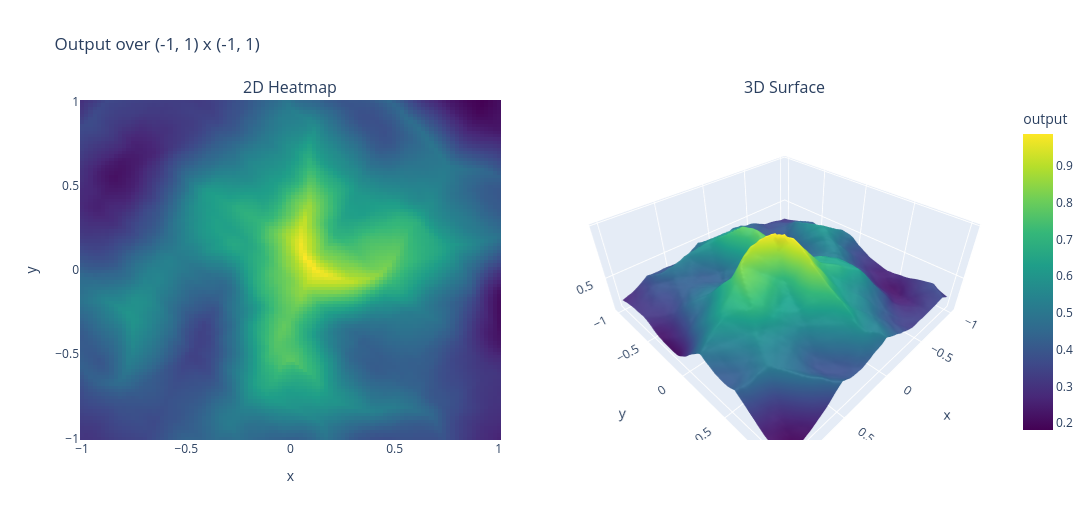

Notebook code cell kept with this figure:
### Code cell
import plotly.graph_objects as go
from plotly.subplots import make_subplots


def evaluate_on_grid(model, x_range=(-10, 10), y_range=(-10, 10), resolution=120):
    x = np.linspace(x_range[0], x_range[1], resolution)
    y = np.linspace(y_range[0], y_range[1], resolution)
    xx, yy = np.meshgrid(x, y)
    grid = np.stack([xx.flatten(), yy.flatten()], axis=-1)

    with torch.no_grad():
        inputs = torch.from_numpy(grid).float()
        raw = model(inputs).detach().cpu().numpy()
        if raw.ndim == 2 and raw.shape[1] == 1:
            raw = raw[:, 0]
        elif raw.ndim != 1:
            raise ValueError(
                f"Model must return one value per grid point, got shape {raw.shape}"
            )
        outputs = raw.reshape(resolution, resolution)

    return x, y, xx, yy, outputs


def plot_2d_3d(model, x_range=(-10, 10), y_range=(-10, 10), resolution=120):
    x, y, xx, yy, outputs = evaluate_on_grid(
        model, x_range=x_range, y_range=y_range, resolution=resolution
    )

    # 2D heatmap and 3D surface side-by-side
    fig = make_subplots(
        rows=1,
        cols=2,
        specs=[[{"type": "heatmap"}, {"type": "surface"}]],
        subplot_titles=("2D Heatmap", "3D Surface"),
        horizontal_spacing=0.08,
    )

    fig.add_trace(
        go.Heatmap(
            z=outputs, x=x, y=y, colorscale="Viridis", colorbar=dict(title="output")
        ),
        row=1,
        col=1,
    )

    fig.add_trace(
        go.Surface(z=outputs, x=xx, y=yy, colorscale="Viridis", showscale=False),
        row=1,
        col=2,
    )

    fig.update_xaxes(title_text="x", row=1, col=1)
    fig.update_yaxes(title_text="y", row=1, col=1)
    fig.update_scenes(
        xaxis_title="x", yaxis_title="y", zaxis_title="output", row=1, col=2
    )
    fig.update_layout(
        height=520, width=1200, title=f"Output over {x_range} x {y_range}"
    )
    fig.show()


s = 1
r = (-s, s)
plot_2d_3d(model, x_range=r, y_range=r, resolution=100)

### Figure 1 — Plotly figure (JSON) as saved in the notebook; plotly's stock layout.template omitted (floating-point values rounded to 4 significant figures; data arrays with more than 128 entries replaced by an {"elided": "..."} marker saying what was removed)
{"data": [{"colorbar": {"title": {"text": "output"}}, "colorscale": [[0, "#440154"], [0.1111, "#482878"], [0.2222, "#3e4989"], [0.3333, "#31688e"], [0.4444, "#26828e"], [0.5556, "#1f9e89"], [0.6667, "#35b779"], [0.7778, "#6ece58"], [0.8889, "#b5de2b"], [1, "#fde725"]], "type": "heatmap", "x": [-1.0, -0.9798, -0.9596, -0.9394, -0.9192, -0.899, -0.8788, -0.8586, -0.8384, -0.8182, -0.798, -0.7778, -0.7576, -0.7374, -0.7172, -0.697, -0.6768, -0.6566, -0.6364, -0.6162, -0.596, -0.5758, -0.5556, -0.5354, -0.5152, -0.4949, -0.4747, -0.4545, -0.4343, -0.4141, -0.3939, -0.3737, -0.3535, -0.3333, -0.3131, -0.2929, -0.2727, -0.2525, -0.2323, -0.2121, -0.1919, -0.1717, -0.1515, -0.1313, -0.1111, -0.09091, -0.07071, -0.05051, -0.0303, -0.0101, 0.0101, 0.0303, 0.05051, 0.07071, 0.09091, 0.1111, 0.1313, 0.1515, 0.1717, 0.1919, 0.2121, 0.2323, 0.2525, 0.2727, 0.2929, 0.3131, 0.3333, 0.3535, 0.3737, 0.3939, 0.4141, 0.4343, 0.4545, 0.4747, 0.4949, 0.5152, 0.5354, 0.5556, 0.5758, 0.596, 0.6162, 0.6364, 0.6566, 0.6768, 0.697, 0.7172, 0.7374, 0.7576, 0.7778, 0.798, 0.8182, 0.8384, 0.8586, 0.8788, 0.899, 0.9192, 0.9394, 0.9596, 0.9798, 1.0], "xaxis": "x", "y": [-1.0, -0.9798, -0.9596, -0.9394, -0.9192, -0.899, -0.8788, -0.8586, -0.8384, -0.8182, -0.798, -0.7778, -0.7576, -0.7374, -0.7172, -0.697, -0.6768, -0.6566, -0.6364, -0.6162, -0.596, -0.5758, -0.5556, -0.5354, -0.5152, -0.4949, -0.4747, -0.4545, -0.4343, -0.4141, -0.3939, -0.3737, -0.3535, -0.3333, -0.3131, -0.2929, -0.2727, -0.2525, -0.2323, -0.2121, -0.1919, -0.1717, -0.1515, -0.1313, -0.1111, -0.09091, -0.07071, -0.05051, -0.0303, -0.0101, 0.0101, 0.0303, 0.05051, 0.07071, 0.09091, 0.1111, 0.1313, 0.1515, 0.1717, 0.1919, 0.2121, 0.2323, 0.2525, 0.2727, 0.2929, 0.3131, 0.3333, 0.3535, 0.3737, 0.3939, 0.4141, 0.4343, 0.4545, 0.4747, 0.4949, 0.5152, 0.5354, 0.5556, 0.5758, 0.596, 0.6162, 0.6364, 0.6566, 0.6768, 0.697, 0.7172, 0.7374, 0.7576, 0.7778, 0.798, 0.8182, 0.8384, 0.8586, 0.8788, 0.899, 0.9192, 0.9394, 0.9596, 0.9798, 1.0], "yaxis": "y", "z": {"elided": "100x100 float values"}}, {"colorscale": [[0, "#440154"], [0.1111, "#482878"], [0.2222, "#3e4989"], [0.3333, "#31688e"], [0.4444, "#26828e"], [0.5556, "#1f9e89"], [0.6667, "#35b779"], [0.7778, "#6ece58"], [0.8889, "#b5de2b"], [1, "#fde725"]], "scene": "scene", "showscale": false, "type": "surface", "x": {"elided": "100x100 float values"}, "y": {"elided": "100x100 float values"}, "z": {"elided": "100x100 float values"}}], "layout": {"annotations": [{"font": {"size": 16}, "showarrow": false, "text": "2D Heatmap", "x": 0.23, "xanchor": "center", "xref": "paper", "y": 1, "yanchor": "bottom", "yref": "paper"}, {"font": {"size": 16}, "showarrow": false, "text": "3D Surface", "x": 0.77, "xanchor": "center", "xref": "paper", "y": 1, "yanchor": "bottom", "yref": "paper"}], "height": 520, "scene": {"domain": {"x": [0.54, 1], "y": [0, 1]}, "xaxis": {"title": {"text": "x"}}, "yaxis": {"title": {"text": "y"}}, "zaxis": {"title": {"text": "output"}}}, "title": {"text": "Output over (-1, 1) x (-1, 1)"}, "width": 1200, "xaxis": {"anchor": "y", "domain": [0, 0.46], "title": {"text": "x"}}, "yaxis": {"anchor": "x", "domain": [0, 1], "title": {"text": "y"}}}}
